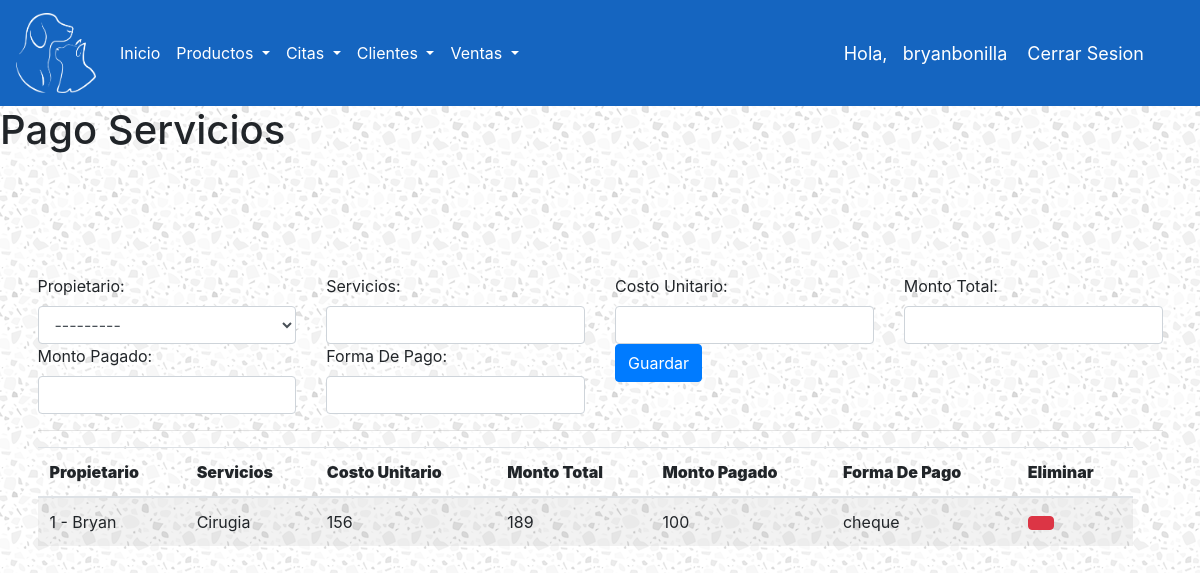
Page /pagos/ (signed in) on the earlier database version.
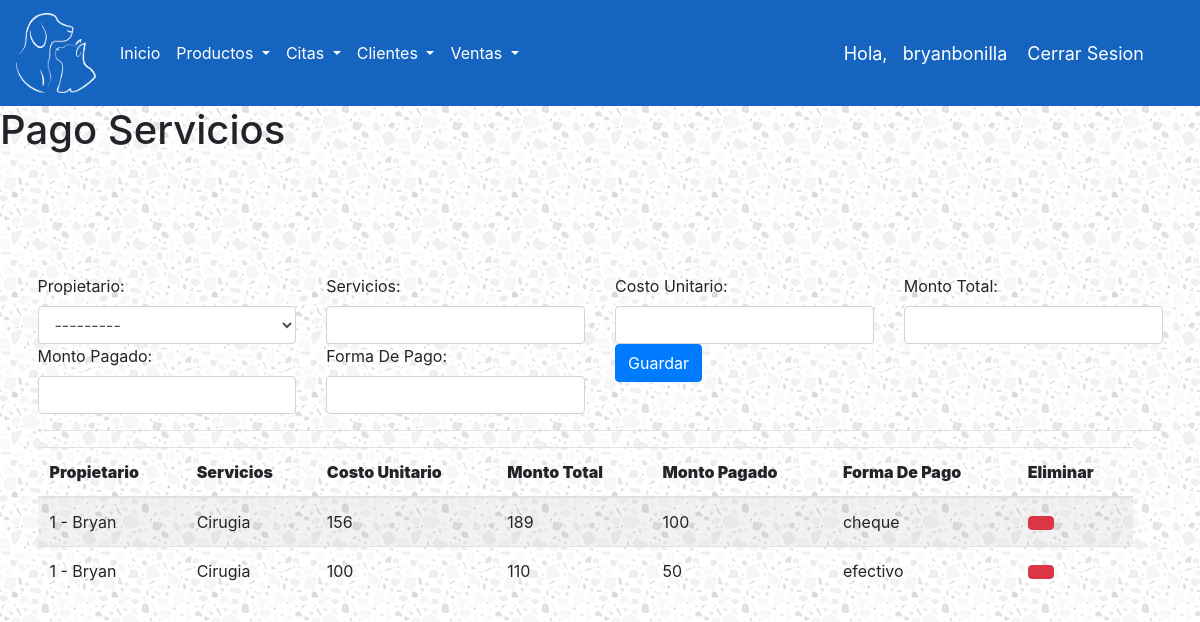
Same page on the later database version.
### ControlDeVeterinaria/models.py (models this page shows)
class PagoServicio(models.Model):
    propietario = models.ForeignKey(Propietario, on_delete=models.SET_NULL, null=True)
    servicios = models.CharField(max_length=30)
    costoUnitario = models.IntegerField()
    montoTotal = models.IntegerField()
    montoPagado = models.IntegerField()
    formaPago = models.CharField(max_length=20)

class Propietario(models.Model):
    nombrePropietario = models.CharField(max_length=30)
    telefonoMovil = models.CharField(max_length=10)
    telefonoCasa = models.CharField(max_length=10)
    correoElectronico = models.CharField(max_length=50)
    def __str__(self):
        return '%s - %s' % (self.id, self.nombrePropietario)

### ControlDeVeterinaria/views.py (the view)
# urls.py: path('pagos/', pagoServicio, name="pago-servicio"),
@login_required(login_url='login')
def pagoServicio(request):
    form = PagoServicioForm(request.POST)
    listaPagos = PagoServicio.objects.all()
    if form.is_valid():
        form.save()
    context ={
        'listaPagos':listaPagos,
        'form':form,
    }
    return render(request, 'ControlDeVeterinaria/pagos.html', context)

### ControlDeVeterinaria/forms.py
class PagoServicioForm(forms.ModelForm):
    class Meta:
        model = PagoServicio
        fields = ['propietario', 'servicios', 'costoUnitario', 'montoTotal','montoPagado','formaPago']
    def __init__(self, *args, **kwargs):
        super(PagoServicioForm, self).__init__(*args, **kwargs)
        self.fields['propietario'].widget.attrs['class'] = 'form-control'
        self.fields['servicios'].widget.attrs['class'] = 'form-control'
        self.fields['costoUnitario'].widget.attrs['class'] = 'form-control'
        self.fields['montoTotal'].widget.attrs['class'] = 'form-control'
        self.fields['formaPago'].widget.attrs['class'] = 'form-control'
        self.fields['montoPagado'].widget.attrs['class'] = 'form-control'

### ControlDeVeterinaria/models.py (called while the page is built)
    def __str__(self):
        return self.username

### ControlDeVeterinaria/templates/ControlDeVeterinaria/pagos.html (shortened to what this page needs)
{% extends 'ControlDeVeterinaria/base.html' %}
{% load static %}
{% block content %}
<h1> Pago Servicios </h1>
<br>
<form action="" method="post" class="form-horizontal" enctype="multipart/form-data">{% csrf_token %}
	<div class="row">
		<div class="col-sm-3">
			<label>Propietario: </label>
			{{ form.propietario }}
		</div>
		<div class="col-sm-3">
			<label>Servicios: </label>
			{{ form.servicios }}
		</div>
		<div class="col-sm-3">
			<label>Costo Unitario: </label>
			{{ form.costoUnitario }}
		</div>
        <div class="col-sm-3">
			<label>Monto Total: </label>
			{{ form.montoTotal }}
		</div>
		<div class="col-sm-3">
			<label>Monto Pagado: </label>
			{{ form.montoPagado }}
		</div>
		<div class="col-sm-3">
			<label>Forma De Pago: </label>
			{{ form.formaPago }}
		</div>
		<div class="col-sm-3">
			<button class="btn btn-primary" type="submit"> Guardar </button>
		</div>
	</div>
	<hr>
	<div class="row col-sm-12">
		<table id="dvData" class="table table-striped" >
			<thead>
				<tr>
					<th >
						<strong>Propietario</strong>
					</th>
					<th >
						<strong>Servicios</strong>
					</th>
					<th >
						<strong>Costo Unitario</strong>
					</th>
					<th >
						<strong>Monto Total</strong>
					</th>
					<th >
						<strong>Monto Pagado</strong>
					</th>
					<th >
						<strong>Forma De Pago</strong>
					</th>
					<th >
						<strong>Eliminar</strong>
					</th>
				</tr>
			</thead>
			<tbody>
				{% for datos in listaPagos %}
					<tr>
						<td >{{ datos.propietario }}</td>
						<td >{{ datos.servicios }}</td>
						<td >{{ datos.costoUnitario }}</td>
                        <td >{{ datos.montoTotal }}</td>
						<td >{{ datos.montoPagado }}</td>
						<td >{{ datos.formaPago }}</td>
						<td >
							<a href="{% url 'borrar-pago' datos.id %}" class="btn btn-default btn-danger"></a>
						</td>
					</tr>
				{% endfor %}
			</tbody>
		</table>
	</div>
</form>
{% endblock %}

Differences in the rows shown:
added PagoServicio: propietario "1 - Bryan", servicios "Cirugia", costoUnitario "100", montoTotal "110", montoPagado "50", formaPago "efectivo"
